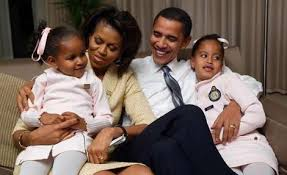
#> input picture obamafamily.jpg, 287 x 175 px
$ python opencv_test.py
#> lines starting #> are read from the running program, lines starting #| are printed output that depends on the picture; after the words box and inside, x2 and y2 are one past the last pixel; in counts of white or black regions, pixels touching at a corner belong together
# Import OpenCV library
import cv2

# Load a cascade file for detecting faces
faceCascade = cv2.CascadeClassifier("haarcascade_frontalface_default.xml");

# Load image
image = cv2.imread('obamafamily.jpg')
#> image is the input picture: shape (175, 287, 3); mean B, G, R 93.5, 102.2, 120

# Convert into grayscale
gray = cv2.cvtColor(image, cv2.COLOR_BGR2GRAY)
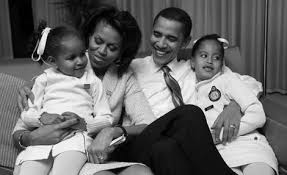
#> gray: shape (175, 287); min 0, max 254, mean 106.5

# Look for faces in the image using the loaded cascade file
faces = faceCascade.detectMultiScale(gray, 1.2, 5)
#> faces = [[83, 24, 50, 50]]
for (x,y,w,h) in faces:
	# Create rectangle around faces
    cv2.rectangle(image,(x,y),(x+w,y+h),(255,255,0),2)
#> this loop made 1 pass
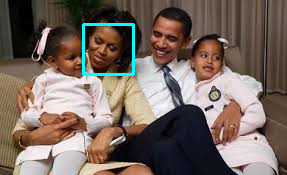
#> image: shape (175, 287, 3); 1.19% of pixels changed, all inside (x1, y1, x2, y2) = (82, 23, 135, 76)

# Create the resizeable window
cv2.namedWindow('Obama', cv2.WINDOW_NORMAL)

# Display the image
cv2.imshow('Obama', image)

# Wait until we get a key
k=cv2.waitKey(0)
#> (key Esc is pressed here)

# If pressed key is 's'
if k == ord('s'):
    # Save the image
    cv2.imwrite('convertedimage.jpg', image)
    # Destroy all windows
    cv2.destroyAllWindows()
# If pressed key is ESC
elif k == 27:
    # Destroy all windows
    cv2.destroyAllWindows()
